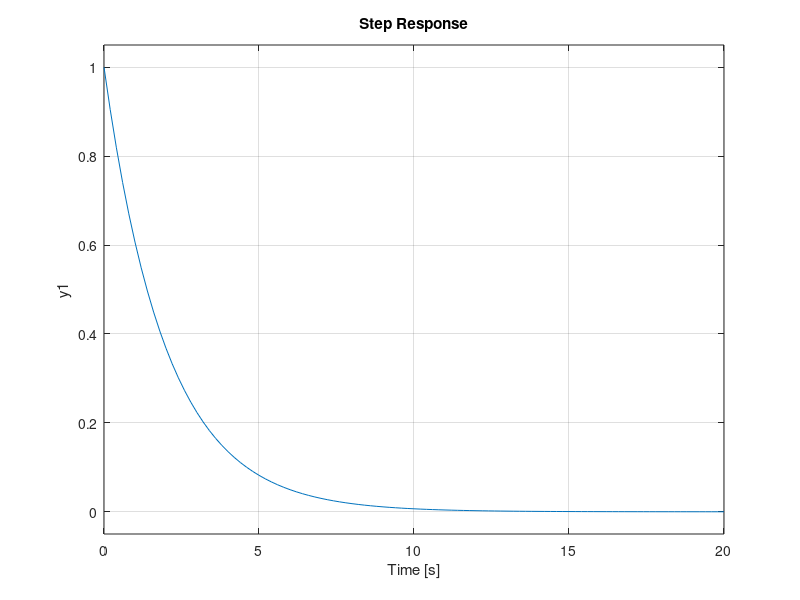
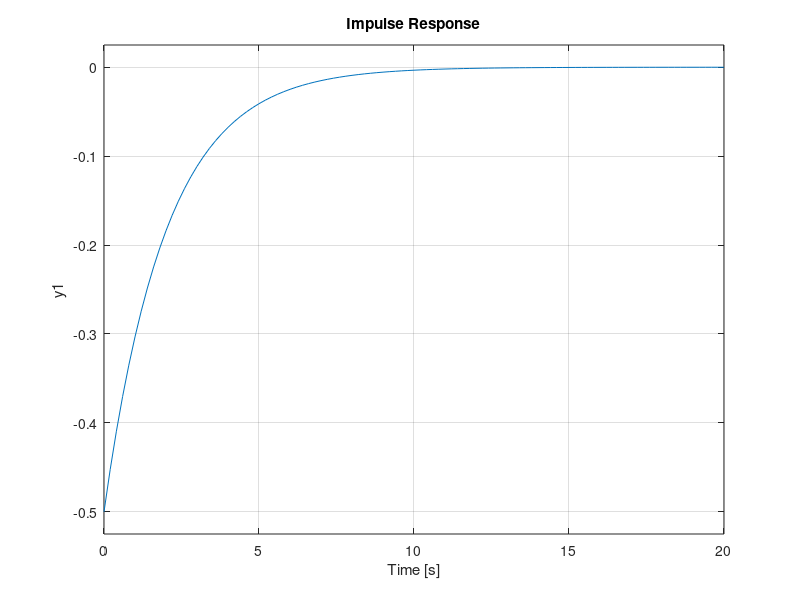
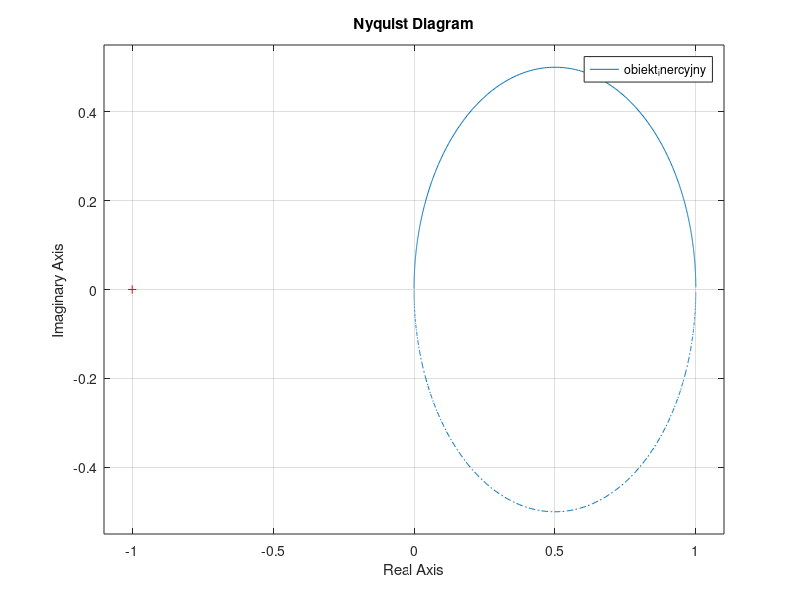
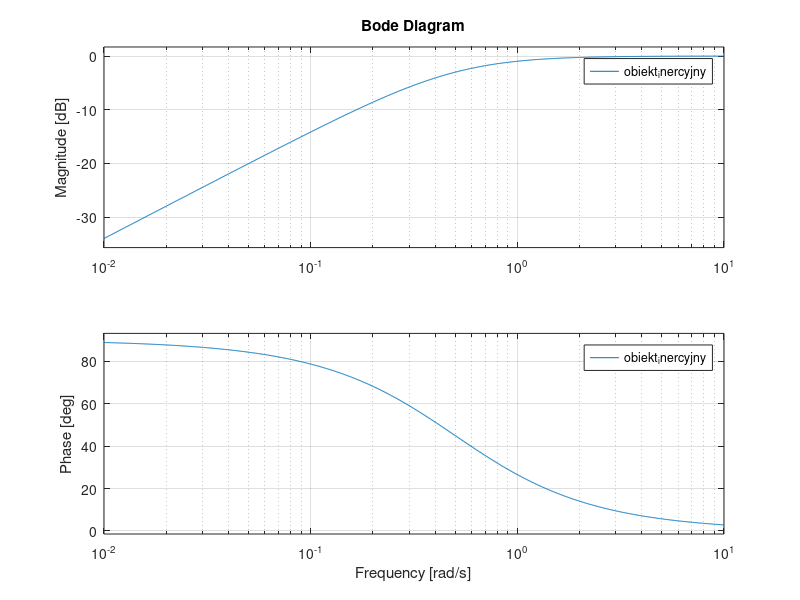

Reproduce these figures in MATLAB, in order.
clear; close all; clc;
% Transmitancja G(s) = ks / (Ts + 1)
% Stałe:
k = 2;
T = 2;

obiekt_inercyjny = tf([k, 0], [T, 1]);

% Charakterystyka skokowa.
figure(1);
step(obiekt_inercyjny);
grid on;

% Charakterystyka impulsowa.
figure(2);
impulse(obiekt_inercyjny);
grid on;

% Charakterystyka Nyquista.
figure(3);
nyquist(obiekt_inercyjny);
grid on;

% Charakterystyka Bodego.
figure(4);
bode(obiekt_inercyjny);
grid on;